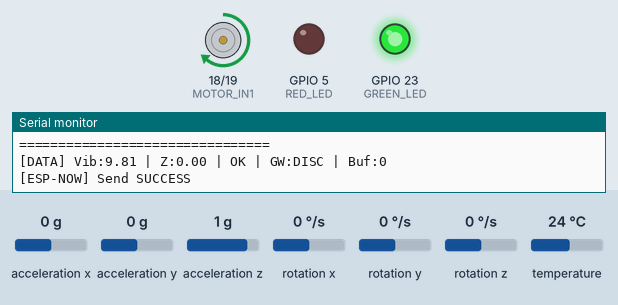
The program below on a simulated ESP32. Parts: motor-driver pin pairs drawn as motors (green arrow = first pin HIGH = forward, orange = second pin HIGH = backward, longer = more drive), output pins drawn as LEDs (lit = HIGH), the last lines printed to the serial monitor. Inputs (shaded band) come from the test bench; at power-on: acceleration z 1 g, acceleration x 0 g, acceleration y 0 g, rotation x 0 °/s, rotation y 0 °/s, rotation z 0 °/s, temperature 24 °C. Random numbers use the default seed unless the program sets one.

Above: at 3.4 s.
3.5 s: acceleration z set to 0 g
At 4.6 s:
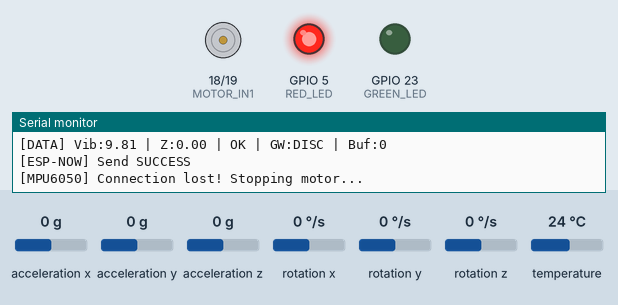
7.2 s: acceleration x set to -1.4 g
At 11.7 s:
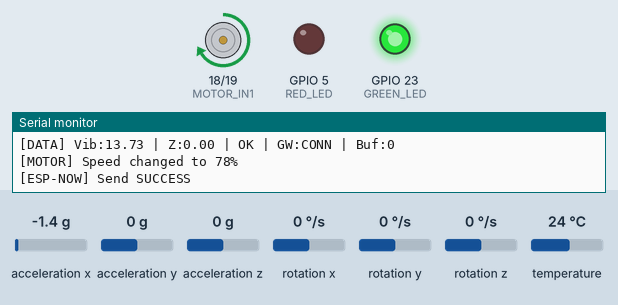
12.7 s: acceleration x set to 0 g
At 13.6 s:
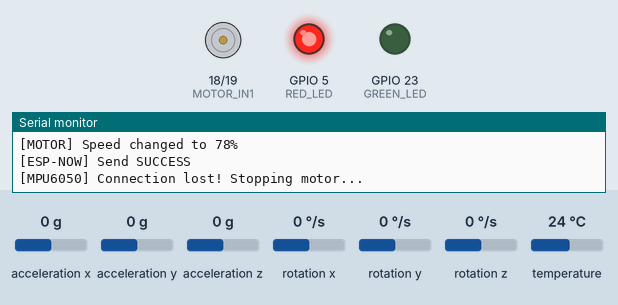
16.2 s: acceleration x set to -0.8 g
At 17.6 s:
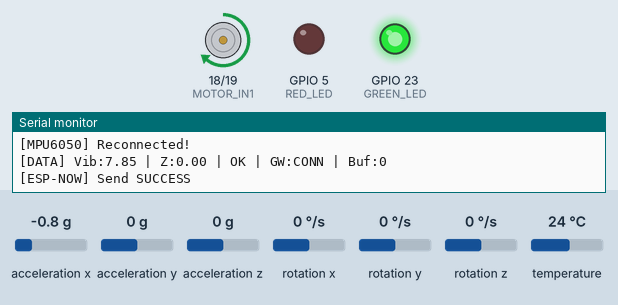
Timing chart, 0 to 19.2 s (numbered marks = the images above; inputs shaded):
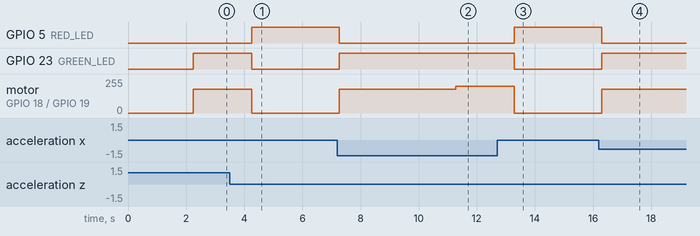

Measured:
- after the input at 3.5 s, GPIO 5 (RED_LED): LOW → HIGH after 0.76 s; GPIO 23 (GREEN_LED): HIGH → LOW after 0.76 s; motor on GPIO 18 (MOTOR_IN1) / GPIO 19 (MOTOR_IN2): forward 180/255 → stopped after 0.76 s
- after the input at 7.2 s, GPIO 5 (RED_LED): HIGH → LOW after 0.08 s; GPIO 23 (GREEN_LED): LOW → HIGH after 0.08 s; motor on GPIO 18 (MOTOR_IN1) / GPIO 19 (MOTOR_IN2): stopped → forward 180/255 after 0.08 s, → forward 200/255 4.0 s later
- after the input at 12.7 s, GPIO 5 (RED_LED): LOW → HIGH after 0.59 s; GPIO 23 (GREEN_LED): HIGH → LOW after 0.59 s; motor on GPIO 18 (MOTOR_IN1) / GPIO 19 (MOTOR_IN2): forward 200/255 → stopped after 0.59 s
- after the input at 16.2 s, GPIO 5 (RED_LED): HIGH → LOW after 0.11 s; GPIO 23 (GREEN_LED): LOW → HIGH after 0.11 s; motor on GPIO 18 (MOTOR_IN1) / GPIO 19 (MOTOR_IN2): stopped → forward 180/255 after 0.11 s

The program:

main.cpp
```cpp
#include <Arduino.h>
#include <WiFi.h>
#include <esp_now.h>
#include <Adafruit_MPU6050.h>
#include <Adafruit_Sensor.h>
#include <Wire.h>

#define NODE_ID 1

#define MOTOR_IN1 18
#define MOTOR_IN2 19
#define GREEN_LED 23
#define RED_LED 5

#define MPU_SDA 22
#define MPU_SCL 21

#define VIBRATION_THRESHOLD 20.0
#define WINDOW_SIZE 32
#define BUFFER_SIZE 20
#define BASELINE_SAMPLES 50
#define INPUT_DIM 8
#define HIDDEN_DIM 4

uint8_t gatewayMAC[] = {0xC0, 0xCD, 0xD6, 0xCD, 0xF1, 0xBC};

typedef struct {
  uint8_t nodeId;
  bool isAnomalous;
  float vibrationLevel;
} SensorMessage;

struct MessageBuffer {
  SensorMessage messages[BUFFER_SIZE];
  int writeIndex;
  int readIndex;
  int count;
} msgBuffer = {.writeIndex = 0, .readIndex = 0, .count = 0};

struct EdgeAutoencoder {
  float encoder_weights[INPUT_DIM][HIDDEN_DIM];
  float decoder_weights[HIDDEN_DIM][INPUT_DIM];
  float encoder_bias[HIDDEN_DIM];
  float decoder_bias[INPUT_DIM];
} edgeModel;

struct MLModel {
  float baseline_mean;
  float baseline_std;
  float vibrationWindow[WINDOW_SIZE];
  int windowIndex;
  int sampleCount;
  bool calibrated;
} mlModel;

struct SensorState {
  float features[INPUT_DIM];
  bool mpuConnected;
  bool gatewayConnected;
  unsigned long lastSuccessfulSend;
  int failedSendCount;
  int motorSpeed;
  float anomalyScore;
} sensorState;

Adafruit_MPU6050 mpu;

void initializeEdgeModel() {
  Serial.println("[INIT] Initializing ML model...");
  randomSeed(analogRead(0) + NODE_ID * 100);
  for(int i = 0; i < INPUT_DIM; i++) {
    for(int j = 0; j < HIDDEN_DIM; j++) {
      edgeModel.encoder_weights[i][j] = random(-100, 100) / 100.0;
    }
    edgeModel.decoder_bias[i] = 0.1;
  }
  for(int i = 0; i < HIDDEN_DIM; i++) {
    edgeModel.encoder_bias[i] = 0.1;
    for(int j = 0; j < INPUT_DIM; j++) {
      edgeModel.decoder_weights[i][j] = random(-100, 100) / 100.0;
    }
  }

  mlModel.windowIndex = 0;
  mlModel.sampleCount = 0;
  mlModel.calibrated = false;
  mlModel.baseline_mean = 0;
  mlModel.baseline_std = 0;
  Serial.println("[INIT] ML model initialized (8-4-8 architecture)");
}

void updateBaseline(float vibration) {
  mlModel.vibrationWindow[mlModel.windowIndex] = vibration;
  mlModel.windowIndex = (mlModel.windowIndex + 1) % WINDOW_SIZE;
  mlModel.sampleCount++;

  if(mlModel.sampleCount >= BASELINE_SAMPLES && !mlModel.calibrated) {
    float sum = 0;
    for(int i = 0; i < WINDOW_SIZE; i++) {
      sum += mlModel.vibrationWindow[i];
    }
    mlModel.baseline_mean = sum / WINDOW_SIZE;

    float variance = 0;
    for(int i = 0; i < WINDOW_SIZE; i++) {
      float diff = mlModel.vibrationWindow[i] - mlModel.baseline_mean;
      variance += diff * diff;
    }
    mlModel.baseline_std = sqrt(variance / WINDOW_SIZE);
    mlModel.calibrated = true;
    Serial.println("[ML] Baseline calibrated!");
  }
}

float calculateAnomalyScore(float vibration) {
  if(!mlModel.calibrated) {
    updateBaseline(vibration);
    return 0.0;
  }

  float z_score = abs((vibration - mlModel.baseline_mean) / (mlModel.baseline_std + 0.01));
  sensorState.features[0] = mlModel.baseline_mean;
  sensorState.features[1] = mlModel.baseline_std;
  sensorState.features[2] = z_score;
  sensorState.features[3] = vibration;

  return z_score;
}

void bufferMessage(SensorMessage msg) {
  if(msgBuffer.count < BUFFER_SIZE) {
    msgBuffer.messages[msgBuffer.writeIndex] = msg;
    msgBuffer.writeIndex = (msgBuffer.writeIndex + 1) % BUFFER_SIZE;
    msgBuffer.count++;
    Serial.print("[BUFFER] Message stored (");
    Serial.print(msgBuffer.count);
    Serial.println(" in queue)");
  } else {
    msgBuffer.readIndex = (msgBuffer.readIndex + 1) % BUFFER_SIZE;
    msgBuffer.messages[msgBuffer.writeIndex] = msg;
    msgBuffer.writeIndex = (msgBuffer.writeIndex + 1) % BUFFER_SIZE;
    Serial.println("[BUFFER] Buffer full, dropping oldest");
  }
}

bool sendBufferedMessages() {
  if(msgBuffer.count == 0) return true;
  int sent = 0;
  while(msgBuffer.count > 0 && sent < 3) {
    SensorMessage msg = msgBuffer.messages[msgBuffer.readIndex];
    esp_err_t result = esp_now_send(gatewayMAC, (uint8_t*)&msg, sizeof(msg));
    if(result == ESP_OK) {
      msgBuffer.readIndex = (msgBuffer.readIndex + 1) % BUFFER_SIZE;
      msgBuffer.count--;
      sent++;
      delay(50);
    } else {
      return false;
    }
  }
  Serial.print("[BUFFER] Sent ");
  Serial.print(sent);
  Serial.println(" buffered messages");
  return true;
}

void onDataSent(const uint8_t *mac, esp_now_send_status_t status) {
  if(status == ESP_NOW_SEND_SUCCESS) {
    sensorState.gatewayConnected = true;
    sensorState.lastSuccessfulSend = millis();
    sensorState.failedSendCount = 0;
    Serial.println("[ESP-NOW] Send SUCCESS");
    if(msgBuffer.count > 0) {
      sendBufferedMessages();
    }
  } else {
    sensorState.failedSendCount++;
    Serial.print("[ESP-NOW] Send FAILED (attempt ");
    Serial.print(sensorState.failedSendCount);
    Serial.println(")");
    if(sensorState.failedSendCount >= 3) {
      sensorState.gatewayConnected = false;
      Serial.println("[ESP-NOW] Gateway offline");
    }
  }
}

void adjustMotorSpeed() {
  static unsigned long lastSpeedChange = 0;
  if(millis() - lastSpeedChange > 10000) {
    int speeds[] = {180, 200, 220, 255};
    static int speedIndex = 0;
    speedIndex = (speedIndex + 1) % 4;
    sensorState.motorSpeed = (speeds[speedIndex] * 100) / 255;
    analogWrite(MOTOR_IN1, speeds[speedIndex]);
    digitalWrite(MOTOR_IN2, LOW);
    Serial.print("[MOTOR] Speed changed to ");
    Serial.print(sensorState.motorSpeed);
    Serial.println("%");
    lastSpeedChange = millis();
  }
}

void setup() {
  Serial.begin(115200);
  delay(2000);

  Serial.println("\n\n================================");
  Serial.println("  SENSOR NODE " + String(NODE_ID));
  Serial.println("  Diagnostic Version");
  Serial.println("================================\n");

  sensorState.mpuConnected = false;
  sensorState.gatewayConnected = false;
  sensorState.lastSuccessfulSend = 0;
  sensorState.failedSendCount = 0;
  sensorState.motorSpeed = 70;
  sensorState.anomalyScore = 0;

  initializeEdgeModel();

  Serial.println("[GPIO] Configuring pins...");
  pinMode(MOTOR_IN1, OUTPUT);
  pinMode(MOTOR_IN2, OUTPUT);
  pinMode(GREEN_LED, OUTPUT);
  pinMode(RED_LED, OUTPUT);

  digitalWrite(MOTOR_IN1, LOW);
  digitalWrite(MOTOR_IN2, LOW);
  digitalWrite(GREEN_LED, LOW);
  digitalWrite(RED_LED, LOW);
  Serial.println("[GPIO] Pins configured");

  Serial.println("[WiFi] Setting up WiFi...");
  WiFi.mode(WIFI_STA);
  WiFi.disconnect();
  delay(100);
  Serial.print("[WiFi] MAC Address: ");
  Serial.println(WiFi.macAddress());

  Serial.println("[ESP-NOW] Initializing...");
  if(esp_now_init() != ESP_OK) {
    Serial.println("[ESP-NOW] INIT FAILED!");
    digitalWrite(RED_LED, HIGH);
    while(1) {
      Serial.println("[ERROR] ESP-NOW init failed, halted");
      delay(2000);
    }
  }
  Serial.println("[ESP-NOW] Initialized successfully");

  esp_now_register_send_cb(onDataSent);

  Serial.print("[ESP-NOW] Adding gateway peer: ");
  Serial.printf("%02X:%02X:%02X:%02X:%02X:%02X\n",
    gatewayMAC[0], gatewayMAC[1], gatewayMAC[2],
    gatewayMAC[3], gatewayMAC[4], gatewayMAC[5]);

  esp_now_peer_info_t peerInfo = {};
  memcpy(peerInfo.peer_addr, gatewayMAC, 6);
  peerInfo.channel = 0;
  peerInfo.encrypt = false;
  peerInfo.ifidx = WIFI_IF_STA;

  if(esp_now_add_peer(&peerInfo) != ESP_OK) {
    Serial.println("[ESP-NOW] ADD PEER FAILED!");
    digitalWrite(RED_LED, HIGH);
    while(1) {
      Serial.println("[ERROR] Failed to add gateway peer, halted");
      delay(2000);
    }
  }
  Serial.println("[ESP-NOW] Gateway peer added successfully");

  Serial.println("[MPU6050] Initializing I2C...");
  Wire.begin(MPU_SDA, MPU_SCL);
  delay(100);

  Serial.println("[MPU6050] Searching for sensor...");
  if(!mpu.begin()) {
    Serial.println("[MPU6050] NOT FOUND!");
    digitalWrite(RED_LED, HIGH);
    while(1) {
      Serial.println("[ERROR] MPU6050 not found, check wiring!");
      delay(2000);
    }
  }
  Serial.println("[MPU6050] Found!");

  mpu.setAccelerometerRange(MPU6050_RANGE_8_G);
  mpu.setGyroRange(MPU6050_RANGE_500_DEG);
  mpu.setFilterBandwidth(MPU6050_BAND_21_HZ);
  sensorState.mpuConnected = true;
  Serial.println("[MPU6050] Configured (Range: 8G, Gyro: 500deg/s, BW: 21Hz)");

  Serial.println("[MOTOR] Starting motor at 70% speed...");
  analogWrite(MOTOR_IN1, 180);
  digitalWrite(MOTOR_IN2, LOW);
  digitalWrite(GREEN_LED, HIGH);
  Serial.println("[MOTOR] Motor started");

  Serial.println("\n================================");
  Serial.println("  SYSTEM READY - MONITORING");
  Serial.println("================================\n");
}

void loop() {
  sensors_event_t a, g, temp;
  mpu.getEvent(&a, &g, &temp);

  bool is_all_zero = (a.acceleration.x == 0.00 && a.acceleration.y == 0.00 &&
                      a.acceleration.z == 0.00 && g.gyro.x == 0.00 &&
                      g.gyro.y == 0.00 && g.gyro.z == 0.00);

  if(is_all_zero && sensorState.mpuConnected) {
    sensorState.mpuConnected = false;
    Serial.println("[MPU6050] Connection lost! Stopping motor...");
    digitalWrite(MOTOR_IN1, LOW);
    digitalWrite(MOTOR_IN2, LOW);
    digitalWrite(GREEN_LED, LOW);
    digitalWrite(RED_LED, HIGH);

    delay(500);
    Serial.println("[MPU6050] Attempting reconnection...");
    if(mpu.begin()) {
      Serial.println("[MPU6050] Reconnected!");
      mpu.setAccelerometerRange(MPU6050_RANGE_8_G);
      mpu.setGyroRange(MPU6050_RANGE_500_DEG);
      mpu.setFilterBandwidth(MPU6050_BAND_21_HZ);
      sensorState.mpuConnected = true;
      analogWrite(MOTOR_IN1, 180);
      digitalWrite(MOTOR_IN2, LOW);
      digitalWrite(GREEN_LED, HIGH);
      digitalWrite(RED_LED, LOW);
    }
    return;
  }

  if(!sensorState.mpuConnected) {
    delay(500);
    return;
  }

  float vibration_magnitude = sqrt(
    a.acceleration.x * a.acceleration.x +
    a.acceleration.y * a.acceleration.y +
    a.acceleration.z * a.acceleration.z
  );

  float anomalyScore = calculateAnomalyScore(vibration_magnitude);
  sensorState.anomalyScore = anomalyScore;

  bool isAnomalous = (anomalyScore > 3.0) || (vibration_magnitude > VIBRATION_THRESHOLD);

  SensorMessage msg;
  msg.nodeId = NODE_ID;
  msg.isAnomalous = isAnomalous;
  msg.vibrationLevel = vibration_magnitude;

  esp_err_t result = esp_now_send(gatewayMAC, (uint8_t*)&msg, sizeof(msg));

  if(result != ESP_OK) {
    Serial.println("[ESP-NOW] Send error, buffering...");
    bufferMessage(msg);
  }

  Serial.print("[DATA] Vib:");
  Serial.print(vibration_magnitude, 2);
  Serial.print(" | Z:");
  Serial.print(anomalyScore, 2);
  Serial.print(" | ");
  Serial.print(isAnomalous ? "ANOM" : "OK");
  Serial.print(" | GW:");
  Serial.print(sensorState.gatewayConnected ? "CONN" : "DISC");
  Serial.print(" | Buf:");
  Serial.println(msgBuffer.count);

  if(isAnomalous) {
    digitalWrite(GREEN_LED, LOW);
    digitalWrite(RED_LED, HIGH);
  } else {
    digitalWrite(GREEN_LED, HIGH);
    digitalWrite(RED_LED, LOW);
  }

  adjustMotorSpeed();

  if(sensorState.gatewayConnected &&
     (millis() - sensorState.lastSuccessfulSend > 15000)) {
    sensorState.gatewayConnected = false;
    Serial.println("[ESP-NOW] Gateway timeout");
  }

  delay(2000);
}
```
